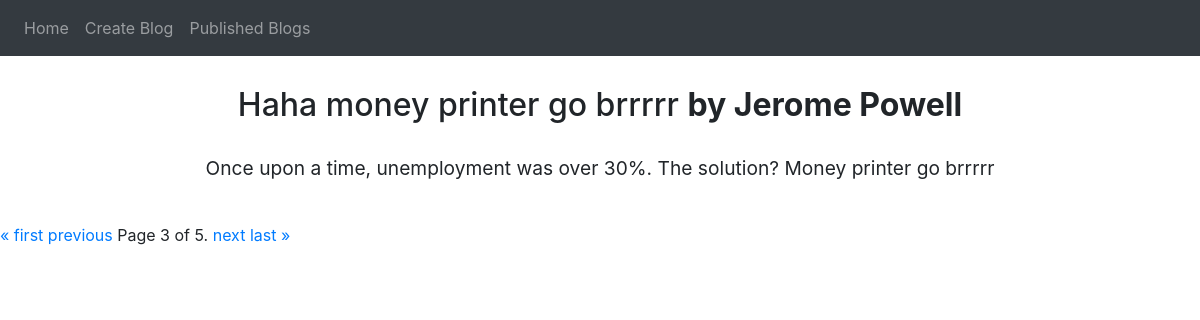
Page /individual_blog/?page=3 on the committed database.
### blog/models.py (models this page shows)
class Article(models.Model):
    title = models.CharField(max_length=250)
    author = models.CharField(max_length=250)
    content = models.TextField()

### blog/views.py (the view)
# urls.py: path('individual_blog/', views.individual_blog_view),
def individual_blog_view(request):
    articles = Article.objects.all()
    paginator = Paginator(articles, 1) # Show 1 article per page.
    page_number = request.GET.get('page')
    page_obj = paginator.get_page(page_number)
    return render(request, 'blog/individualBlog.html', {'page_obj': page_obj})

### blog/templates/blog/individualBlog.html (shortened to what this page needs)
{% extends "blog/base.html" %}
{% block content %}
{% for article in page_obj %}
    <h2 class="center publishedBlogsHeader">{{article.title}} <strong> by {{ article.author }}</strong></h2>
    <p class="articleContent center">{{ article.content }}</p><br>
{% endfor %}
<div class="pagination">
    <span class="step-links">
        {% if page_obj.has_previous %}
            <a href="?page=1">&laquo; first</a>
            <a href="?page={{ page_obj.previous_page_number }}">previous</a>
        {% endif %}
        <span class="current">
            Page {{ page_obj.number }} of {{ page_obj.paginator.num_pages }}.
        </span>
        {% if page_obj.has_next %}
            <a href="?page={{ page_obj.next_page_number }}">next</a>
            <a href="?page={{ page_obj.paginator.num_pages }}">last &raquo;</a>
        {% endif %}
    </span>
</div>
{% endblock content %}

### blog/templates/blog/individualBlog.html (style rules this page uses)
.center { text-align: center; }
.articleContent { margin-left: 10%; margin-right: 10%; font-size: larger; }
.publishedBlogsHeader { margin: 2.5%; }

### rows in the picture
Article: title "Haha money printer go brrrrr", author "Jerome Powell", content "Once upon a time, unemployment was over 30%. The solution? Money printer go brrrrr"

### other values in the picture
{{ page_obj.number }} "3"
{{ page_obj.paginator.num_pages }} "5"
